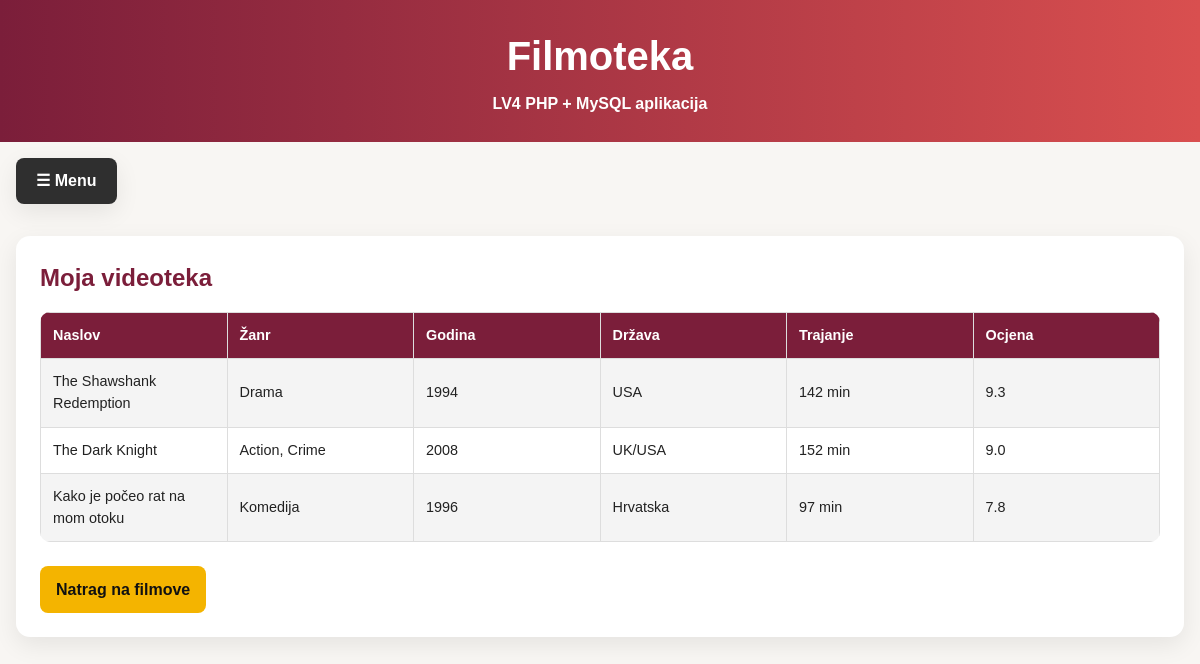
Page /my_movies.php (signed in) on the committed database.
### tables this page shows
CREATE TABLE `movies` (
  `id` int(11) NOT NULL,
  `title` varchar(150) NOT NULL,
  `genre` varchar(80) NOT NULL,
  `year` int(11) NOT NULL,
  `country` varchar(80) NOT NULL,
  `duration` int(11) NOT NULL,
  `rating` decimal(3,1) DEFAULT 0.0,
  `director` varchar(100) NOT NULL,
  `created_at` timestamp NOT NULL DEFAULT current_timestamp()
);

### my_movies.php (the view, shortened to what this page needs)
<?php
include 'includes/db.php';
$user_id = $_SESSION["user_id"];
$sql = "
    SELECT movies.*
    FROM desired_movies
    JOIN movies ON desired_movies.movie_id = movies.id
    WHERE desired_movies.user_id = ?
";
$stmt = $conn->prepare($sql);
$stmt->bind_param("i", $user_id);
$stmt->execute();
$result = $stmt->get_result();
?>
<!DOCTYPE html>
<html lang="hr">
<head>
    <link rel="stylesheet" href="css/style.css">
</head>
<body class="lv4-body">
<?php include 'includes/nav.php'; ?>
<main class="lv4-container">
<section class="lv4-card">
<h1>Moja videoteka</h1>
<table class="lv4-table">
    <tr>
        <th>Naslov</th>
        <th>Žanr</th>
        <th>Godina</th>
        <th>Država</th>
        <th>Trajanje</th>
        <th>Ocjena</th>
    </tr>
    <?php while($movie = $result->fetch_assoc()): ?>
        <tr>
            <td><?php echo $movie["title"]; ?></td>
            <td><?php echo $movie["genre"]; ?></td>
            <td><?php echo $movie["year"]; ?></td>
            <td><?php echo $movie["country"]; ?></td>
            <td><?php echo $movie["duration"]; ?> min</td>
            <td><?php echo $movie["rating"]; ?></td>
        </tr>
    <?php endwhile; ?>
</table>
<br>
<a class="lv4-btn" href="movies.php">Natrag na filmove</a>
</section>
</main>
</body>
</html>

### css/style.css (style rules this page uses)
:root { --primary-color: #7b1e3a; --secondary-color: #f4b400; --background-color: #f8f6f3; --surface-color: #ffffff; --text-color: #222222; --accent-color: #d94f4f; --border-color: #dddddd; --shadow: 0 8px 24px rgba(0, 0, 0, 0.08); --radius: 14px; --max-width: 1400px; }
* { margin: 0; padding: 0; box-sizing: border-box; }
body { font-family: Arial, Helvetica, sans-serif; background-color: var(--background-color); color: var(--text-color); line-height: 1.5; }
table { width: 100%; border-collapse: collapse; table-layout: fixed; background-color: white; }
th, td { border: 1px solid var(--border-color); padding: 0.7rem; font-size: 0.9rem; vertical-align: middle; overflow-wrap: break-word; }
th { background-color: var(--primary-color); color: white; }
tbody tr:nth-child(even) { background-color: #f5f5f5; }
.lv4-body { background-color: var(--background-color); color: var(--text-color); }
.lv4-container { max-width: var(--max-width); margin: 2rem auto; padding: 0 1rem; }
.lv4-card { background-color: var(--surface-color); border-radius: var(--radius); box-shadow: var(--shadow); padding: 1.5rem; margin-bottom: 1.5rem; }
.lv4-card h1, .lv4-card h2 { color: var(--primary-color); margin-bottom: 1rem; }
.lv4-table { width: 100%; border-collapse: collapse; overflow: hidden; border-radius: 10px; background-color: var(--surface-color); }
.lv4-table th { background-color: var(--primary-color); color: white; }
.lv4-table th, .lv4-table td { border: 1px solid var(--border-color); padding: 0.75rem; text-align: left; }
.lv4-table tr:nth-child(even) { background-color: #f4f4f4; }
.lv4-btn, .lv4-card button, .lv4-inline-form button { display: inline-block; background-color: var(--secondary-color); color: #111; border: none; border-radius: 8px; padding: 0.7rem 1rem; font-weight: bold; text-decoration: none; cursor: pointer; }

### rows in the picture
movies: title "The Shawshank Redemption", genre "Drama", year "1994", country "USA", duration "142", rating "9.3"
movies: title "The Dark Knight", genre "Action, Crime", year "2008", country "UK/USA", duration "152", rating "9.0"
movies: title "Kako je počeo rat na mom otoku", genre "Komedija", year "1996", country "Hrvatska", duration "97", rating "7.8"
